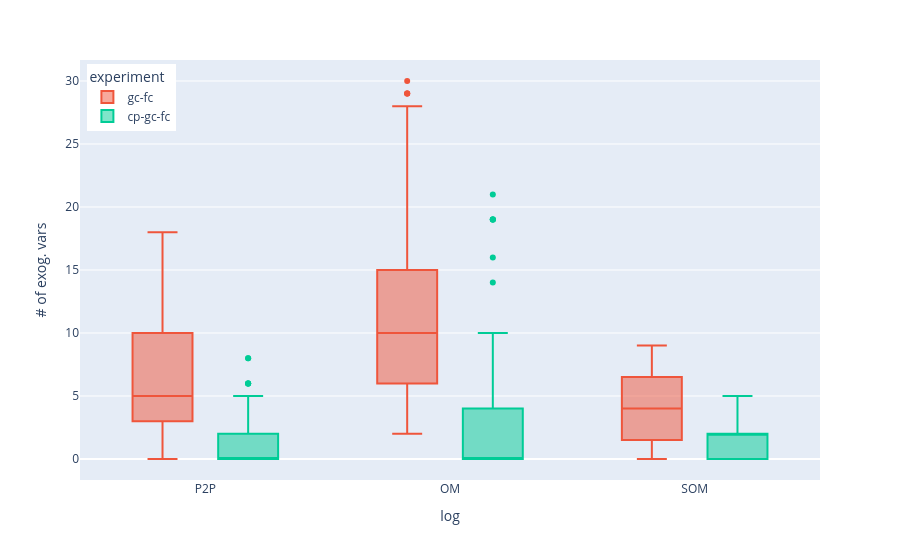

Notebook source saved alongside this figure:
### Code cell
df = num_of_vars_df

fig = px.box(df, x="log", y="# of exog. vars", color="experiment", color_discrete_sequence=[ "#EF553B", "#00CC96"])
fig.update_layout(legend=dict(
    yanchor="top",
    y=0.99,
    xanchor="left",
    x=0.01
))

fig.show()

### Figure 1 — Plotly figure (JSON) as saved in the notebook; plotly's stock layout.template omitted (floating-point values rounded to 4 significant figures; data arrays with more than 128 entries replaced by an {"elided": "..."} marker saying what was removed)
{"data": [{"alignmentgroup": "True", "hovertemplate": "experiment=gc-fc<br>log=%{x}<br># of exog. vars=%{y}<extra></extra>", "legendgroup": "gc-fc", "marker": {"color": "#EF553B"}, "name": "gc-fc", "notched": false, "offsetgroup": "gc-fc", "orientation": "v", "showlegend": true, "type": "box", "x": {"elided": "257 str values"}, "x0": " ", "xaxis": "x", "y": {"elided": "257 int values"}, "y0": " ", "yaxis": "y"}, {"alignmentgroup": "True", "hovertemplate": "experiment=cp-gc-fc<br>log=%{x}<br># of exog. vars=%{y}<extra></extra>", "legendgroup": "cp-gc-fc", "marker": {"color": "#00CC96"}, "name": "cp-gc-fc", "notched": false, "offsetgroup": "cp-gc-fc", "orientation": "v", "showlegend": true, "type": "box", "x": {"elided": "257 str values"}, "x0": " ", "xaxis": "x", "y": {"elided": "257 int values"}, "y0": " ", "yaxis": "y"}], "layout": {"boxmode": "group", "legend": {"title": {"text": "experiment"}, "tracegroupgap": 0, "x": 0.01, "xanchor": "left", "y": 0.99, "yanchor": "top"}, "margin": {"t": 60}, "xaxis": {"anchor": "y", "domain": [0, 1], "title": {"text": "log"}}, "yaxis": {"anchor": "x", "domain": [0, 1], "title": {"text": "# of exog. vars"}}}}
